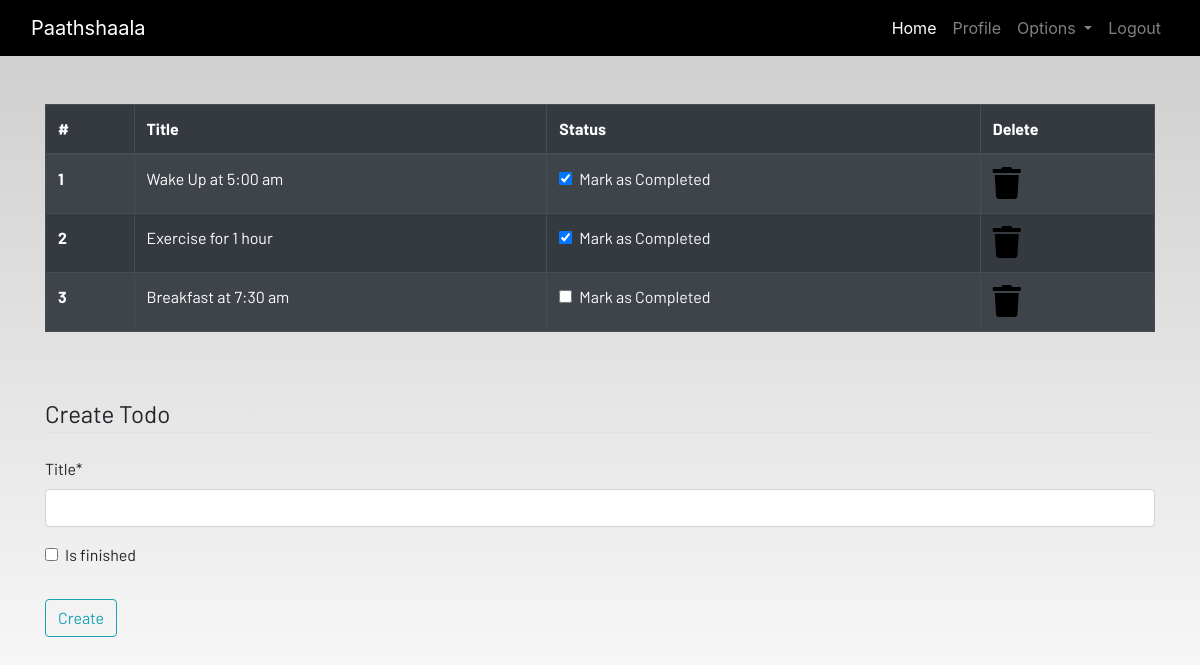
The app's page /todo (signed in) with its own data.
### dashboard/models.py (models this page shows, shortened)
class Todo(models.Model):
    user = models.ForeignKey(User, on_delete=models.CASCADE)
    title = models.CharField(max_length=100)
    is_finished = models.BooleanField(default=False)

### dashboard/views.py (the view)
# urls.py: path('todo', views.todo, name='todo'),
@login_required
def todo(request):
    if request.method == 'POST':
        form = TodoForm(request.POST)
        if form.is_valid():
            try:
                finished = request.POST["is_finished"]
                if finished == 'on':
                    finished = True
                else:
                    finished = False
            except:
                finished = False
            todos = Todo(
                user=request.user,
                title=request.POST["title"],
                is_finished=finished
            )
            todos.save()
            messages.success(
                request, f"Todo Added from {request.user.username} !!"
            )
    else:
        form = TodoForm()
    todo = Todo.objects.filter(user=request.user)
    if len(todo) == 0:
        todos_done = True
    else:
        todos_done = False
    context = {
        'todos': todo,
        'form': form,
        'todos-done': todos_done
    }
    return render(request, 'dashboard/todo.html', context)

### dashboard/forms.py
class TodoForm(forms.ModelForm):
    class Meta:
        model = Todo
        fields = ['title', 'is_finished']

### dashboard/templates/dashboard/todo.html (shortened to what this page needs)
{% extends 'dashboard/base.html' %}
{% load static %}
{% load crispy_forms_tags %}
{% block content %}
<div class="container">
    {% if not todos_done %}
    <table class="table table-striped table-bordered table-hover table-dark">
        <thead>
            <tr>
                <th scope="col">#</th>
                <th scope="col">Title</th>
                <th scope="col">Status</th>
                <th scope="col">Delete</th>
            </tr>
        </thead>
        <tbody>
            {% for todo in todos %}
            <tr>
                <th scope="row">{{forloop.counter}}</th>
                <td>{{todo.title}}</td>
                <td>
                    <a href="{% url 'update-todo' todo.id %}">
                        <div class="form-check">
                            {% if todo.is_finished %}
                            <input class="form-check-input" type="checkbox" value="" checked>
                            {% else %}
                            <input class="form-check-input" type="checkbox" value="">
                            {% endif %}
                            <label class="form-check-label text-light" for="flexCheckDefault">
                                Mark as Completed
                            </label>
                        </div>
                    </a>
                </td>
                <td><a href="{% url 'delete-todo' todo.id %}"><i class="fa fa-trash fa-2x"></i></a></td>
            </tr>
            {% endfor %}
        </tbody>
    </table>
    {% else %}
    <h4>All tasks have been done!! create to add more</h4>
    {% endif %}
</div>
<br>
<br>
<div class="container">
    <form method="POST">
        <fieldset class="form-group">
            <legend class="border-bottom mb-4">Create Todo</legend>
            {{form|crispy}}
        </fieldset>
        <div class="form-group">
            <button href="" class="btn btn-outline-info" type="submit">
                Create
            </button>
        </div>
    </form>
</div>
{% endblock content %}

### static/css/main.css (style rules this page uses)
html { scroll-behavior: smooth; height: 100%; width: 100%; }
a { text-decoration: none !important; color: black; }
html, body { max-width: 100%; overflow-x: hidden; height: 100%; width: 100%; }
body { background: linear-gradient(rgba(0, 0, 0, 0.2), rgba(255, 255, 255, 0.5)); overflow-x: hidden; background-repeat: no-repeat; }
.fa { color: black; }

### records on screen
Todo: title "Wake Up at 5:00 am"
Todo: title "Exercise for 1 hour"
Todo: title "Breakfast at 7:30 am"
